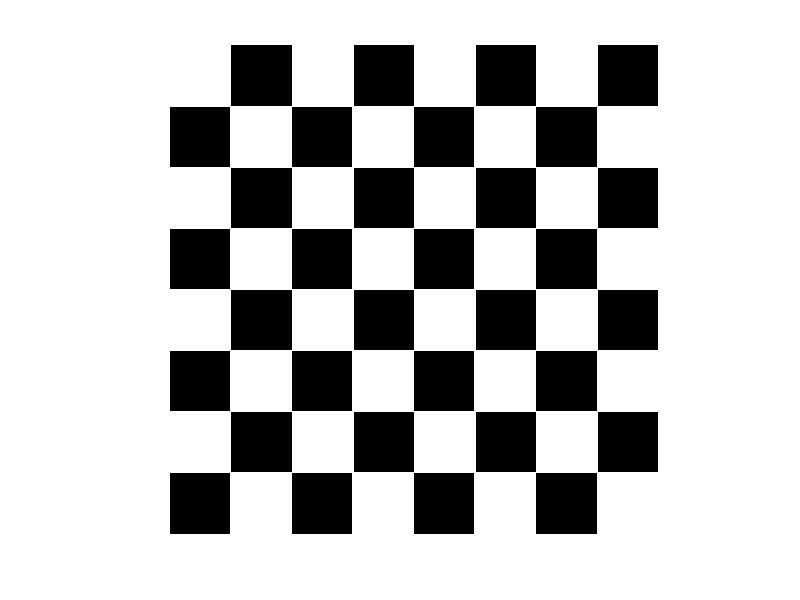

This chart was generated by the following MATLAB code:

clc;
close all;
clear;

row=8; 
cloum=8; 
size=100; 

image = zeros(size*row,size*cloum);

w=1;
z=1;

for y=1 : row 
    if (mod( y , 2 )) == 0 
        z=size;
    else
        z=1;
    end
                
    for x=1 : 2: cloum-1 
        
        for i=w : w+size 
            for j=z : z+size
                image(i,j)=255;
            end
        end
        z=z+(size*2);
    end
    z=1;  
    w=w+size;
end

imshow(image);
